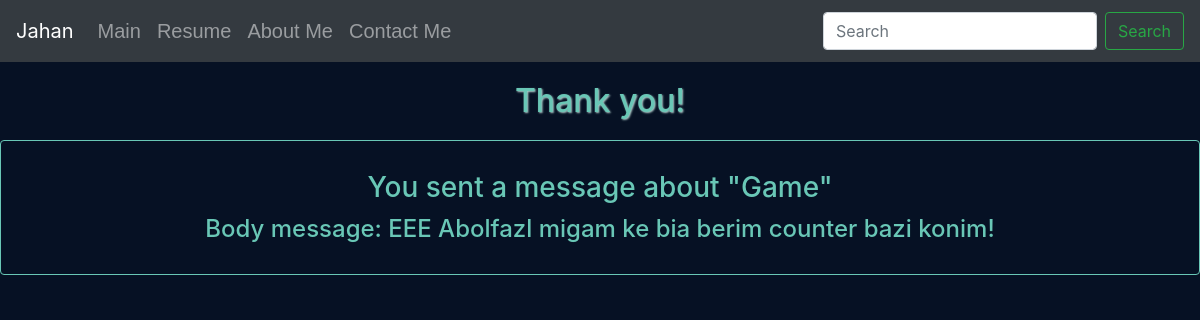
/message_success/4/, run on the app's committed database.
### blog/models.py (models this page shows, shortened)
class Message(models.Model):
    author = models.CharField(max_length=60)
    email = models.EmailField(blank=True, null=True)
    body = models.TextField()
    topic = models.CharField(max_length=30)
    created_on = models.DateTimeField(auto_now_add=True)

### blog/views.py (the view)
# urls.py: path("message_success/<str:pk>/", views.message_success, name="message_success"),
def message_success(request, pk):
    message = get_object_or_404(Message, pk=pk)
    context = {"message": message}
    return render(request, "blog/message_success.html", context=context)

### blog/templates/blog/message_success.html (shortened to what this page needs)
{% extends 'base.html' %}
{% block page_title %}
<h2>Thank you!</h2>
{% endblock page_title %}
{% block page_content %}
<div class="card">
    <div class="card-body">
        <h3>You sent a message about "{{message.topic}}"</h3>
        <h4>Body message: {{message.body}}</h4>
    </div>
</div>
{% endblock page_content %}

### static/styles/base.css (style rules this page uses)
body { display: flex; flex-direction: column; background-color: #061124; color: #69C7B6; }
h2 { text-align: center; padding: 10px; }

### blog/templates/blog/message_success.html (style rules this page uses)
h2, h3, h4 { text-align: center; margin: 10px; text-wrap: wrap; }
h2 { text-shadow: 1px 1px 2px #cbede7dc; }
.card { background: #061124; border-color: #69C7B6; }

### data on the page
Message: topic "Game", body "EEE Abolfazl migam ke bia berim counter bazi konim!"
